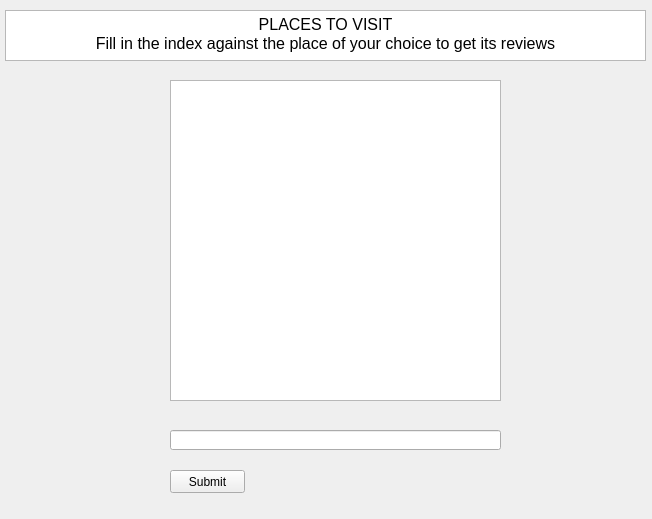
<?xml version="1.0" encoding="UTF-8"?>
<ui version="4.0">
 <class>Form</class>
 <widget class="QWidget" name="Form">
  <property name="geometry">
   <rect>
    <x>0</x>
    <y>0</y>
    <width>652</width>
    <height>519</height>
   </rect>
  </property>
  <property name="windowTitle">
   <string>Form</string>
  </property>
  <widget class="QTextEdit" name="textEdit">
   <property name="geometry">
    <rect>
     <x>170</x>
     <y>80</y>
     <width>331</width>
     <height>321</height>
    </rect>
   </property>
  </widget>
  <widget class="QLineEdit" name="lineEdit">
   <property name="geometry">
    <rect>
     <x>170</x>
     <y>430</y>
     <width>331</width>
     <height>20</height>
    </rect>
   </property>
  </widget>
  <widget class="QPushButton" name="pushButton">
   <property name="geometry">
    <rect>
     <x>170</x>
     <y>470</y>
     <width>75</width>
     <height>23</height>
    </rect>
   </property>
   <property name="text">
    <string>Submit</string>
   </property>
  </widget>
  <widget class="QTextBrowser" name="textBrowser">
   <property name="geometry">
    <rect>
     <x>5</x>
     <y>10</y>
     <width>641</width>
     <height>51</height>
    </rect>
   </property>
   <property name="html">
    <string>&lt;!DOCTYPE HTML PUBLIC &quot;-//W3C//DTD HTML 4.0//EN&quot; &quot;http://www.w3.org/TR/REC-html40/strict.dtd&quot;&gt;
&lt;html&gt;&lt;head&gt;&lt;meta name=&quot;qrichtext&quot; content=&quot;1&quot; /&gt;&lt;style type=&quot;text/css&quot;&gt;
p, li { white-space: pre-wrap; }
&lt;/style&gt;&lt;/head&gt;&lt;body style=&quot; font-family:'MS Shell Dlg 2'; font-size:8.25pt; font-weight:400; font-style:normal;&quot;&gt;
&lt;p align=&quot;center&quot; style=&quot; margin-top:0px; margin-bottom:0px; margin-left:0px; margin-right:0px; -qt-block-indent:0; text-indent:0px;&quot;&gt;&lt;span style=&quot; font-size:12pt;&quot;&gt;PLACES TO VISIT&lt;/span&gt;&lt;/p&gt;
&lt;p align=&quot;center&quot; style=&quot; margin-top:0px; margin-bottom:0px; margin-left:0px; margin-right:0px; -qt-block-indent:0; text-indent:0px;&quot;&gt;&lt;span style=&quot; font-size:12pt;&quot;&gt;Fill in the index against the place of your choice to get its reviews&lt;/span&gt;&lt;/p&gt;&lt;/body&gt;&lt;/html&gt;</string>
   </property>
  </widget>
 </widget>
 <resources/>
 <connections/>
</ui>
